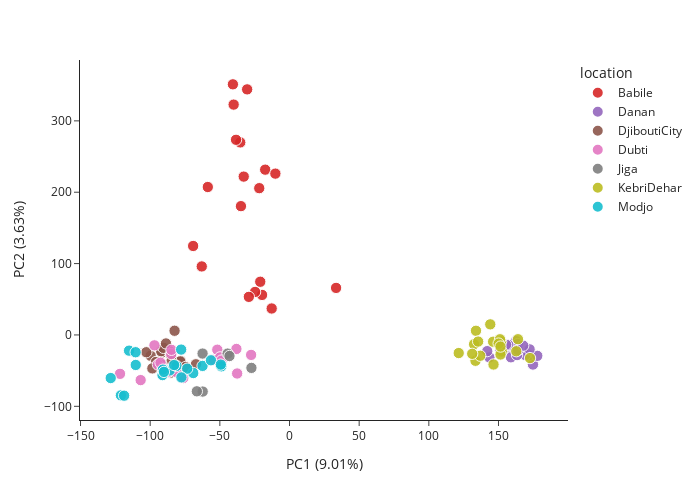

Here is the notebook cell this chart was saved with:
### Code cell
plot_coords(mod_ethio, 'PC1', 'PC2', 
            colour = 'location', 
            palette = pop_code_cols,
            labs = {'PC1' : f'PC1 ({var_sub_chr3[0]*100:.2f}%)',
                    'PC2' : f'PC2 ({var_sub_chr3[1]*100:.2f}%)',
                    'country' : 'Country',
                    'analysis_pop' : 'Population'},)

### Figure 1 — Plotly figure (JSON) as saved in the notebook; plotly's stock layout.template omitted (floating-point values rounded to 4 significant figures)
{"data": [{"customdata": [["Babi_I_01", "Babile", "Ethiopia"], ["Babi_I_02", "Babile", "Ethiopia"], ["Babi_I_03", "Babile", "Ethiopia"], ["Babi_I_04", "Babile", "Ethiopia"], ["Babi_I_05", "Babile", "Ethiopia"], ["Babi_I_06", "Babile", "Ethiopia"], ["Babi_I_07", "Babile", "Ethiopia"], ["Babi_I_08", "Babile", "Ethiopia"], ["Babi_I_09", "Babile", "Ethiopia"], ["Babi_I_10", "Babile", "Ethiopia"], ["Babi_I_11", "Babile", "Ethiopia"], ["Babi_I_12", "Babile", "Ethiopia"], ["Babi_I_13", "Babile", "Ethiopia"], ["Babi_I_14", "Babile", "Ethiopia"], ["Babi_I_15", "Babile", "Ethiopia"], ["Babi_I_16", "Babile", "Ethiopia"], ["Babi_I_17", "Babile", "Ethiopia"], ["Babi_I_18", "Babile", "Ethiopia"], ["Babi_I_19", "Babile", "Ethiopia"]], "hovertemplate": "<b>%{hovertext}</b><br><br>location=%{customdata[1]}<br>PC1 (9.01%)=%{x}<br>PC2 (3.63%)=%{y}<br>size=%{marker.size}<br>sample_id=%{customdata[0]}<br>Country=%{customdata[2]}<extra></extra>", "hovertext": ["Babi_I_01", "Babi_I_02", "Babi_I_03", "Babi_I_04", "Babi_I_05", "Babi_I_06", "Babi_I_07", "Babi_I_08", "Babi_I_09", "Babi_I_10", "Babi_I_11", "Babi_I_12", "Babi_I_13", "Babi_I_14", "Babi_I_15", "Babi_I_16", "Babi_I_17", "Babi_I_18", "Babi_I_19"], "legendgroup": "Babile", "marker": {"color": "#D62728", "opacity": 0.9, "size": [1, 1, 1, 1, 1, 1, 1, 1, 1, 1, 1, 1, 1, 1, 1, 1, 1, 1, 1], "sizemode": "area", "sizeref": 0.01562, "symbol": "circle"}, "mode": "markers", "name": "Babile", "orientation": "v", "showlegend": true, "type": "scatter", "x": [-19.69, -30.41, -12.79, -34.85, -21.72, -40.09, -32.86, -24.69, -35.35, -38.38, -40.62, 33.43, -17.45, -58.64, -62.98, -29.18, -69.18, -21.0, -10.15], "xaxis": "x", "y": [56.09, 344.1, 37.08, 180.5, 205.7, 322.8, 221.9, 60.28, 269.8, 273.5, 351.2, 65.92, 231.6, 207.3, 96.01, 53.37, 124.7, 74.53, 226.1], "yaxis": "y"}, {"customdata": [["Dana_I_04", "Danan", "Ethiopia"], ["Dana_I_12", "Danan", "Ethiopia"], ["Dana_I_13", "Danan", "Ethiopia"], ["Dana_I_14", "Danan", "Ethiopia"], ["Dana_I_16", "Danan", "Ethiopia"], ["Dana_I_17", "Danan", "Ethiopia"], ["Dana_I_18", "Danan", "Ethiopia"], ["Dana_I_19", "Danan", "Ethiopia"], ["Dana_I_20", "Danan", "Ethiopia"], ["Dana_I_21", "Danan", "Ethiopia"], ["Dana_I_22", "Danan", "Ethiopia"], ["Dana_I_23", "Danan", "Ethiopia"], ["Dana_I_24", "Danan", "Ethiopia"], ["Dana_I_25", "Danan", "Ethiopia"], ["Dana_I_26", "Danan", "Ethiopia"], ["Dana_I_27", "Danan", "Ethiopia"], ["Dana_I_28", "Danan", "Ethiopia"], ["Dana_I_29", "Danan", "Ethiopia"], ["Dana_I_30", "Danan", "Ethiopia"]], "hovertemplate": "<b>%{hovertext}</b><br><br>location=%{customdata[1]}<br>PC1 (9.01%)=%{x}<br>PC2 (3.63%)=%{y}<br>size=%{marker.size}<br>sample_id=%{customdata[0]}<br>Country=%{customdata[2]}<extra></extra>", "hovertext": ["Dana_I_04", "Dana_I_12", "Dana_I_13", "Dana_I_14", "Dana_I_16", "Dana_I_17", "Dana_I_18", "Dana_I_19", "Dana_I_20", "Dana_I_21", "Dana_I_22", "Dana_I_23", "Dana_I_24", "Dana_I_25", "Dana_I_26", "Dana_I_27", "Dana_I_28", "Dana_I_29", "Dana_I_30"], "legendgroup": "Danan", "marker": {"color": "#9467BD", "opacity": 0.9, "size": [1, 1, 1, 1, 1, 1, 1, 1, 1, 1, 1, 1, 1, 1, 1, 1, 1, 1, 1], "sizemode": "area", "sizeref": 0.01562, "symbol": "circle"}, "mode": "markers", "name": "Danan", "orientation": "v", "showlegend": true, "type": "scatter", "x": [151.4, 162.6, 174.7, 171.9, 153.5, 156.5, 153.6, 177.8, 158.9, 163.8, 143.5, 157.0, 169.2, 163.3, 141.9, 172.3, 164.1, 167.8, 155.5], "xaxis": "x", "y": [-21.37, -8.609, -41.48, -28.4, -14.57, -19.17, -22.22, -29.27, -31.31, -12.79, -31.38, -13.89, -28.15, -28.2, -22.67, -20.16, -21.34, -15.02, -13.72], "yaxis": "y"}, {"customdata": [["Djib_F_01", "DjiboutiCity", "Djibouti"], ["Djib_F_03", "DjiboutiCity", "Djibouti"], ["Djib_F_04", "DjiboutiCity", "Djibouti"], ["Djib_F_05", "DjiboutiCity", "Djibouti"], ["Djib_F_06", "DjiboutiCity", "Djibouti"], ["Djib_F_07", "DjiboutiCity", "Djibouti"], ["Djib_F_08", "DjiboutiCity", "Djibouti"], ["Djib_F_10", "DjiboutiCity", "Djibouti"], ["Djib_F_11", "DjiboutiCity", "Djibouti"], ["Djib_F_12", "DjiboutiCity", "Djibouti"], ["Djib_F_13", "DjiboutiCity", "Djibouti"], ["Djib_F_15", "DjiboutiCity", "Djibouti"], ["Djib_F_16", "DjiboutiCity", "Djibouti"], ["Djib_F_17", "DjiboutiCity", "Djibouti"], ["Djib_F_19", "DjiboutiCity", "Djibouti"], ["Djib_F_21", "DjiboutiCity", "Djibouti"], ["Djib_F_22", "DjiboutiCity", "Djibouti"], ["Djib_F_24", "DjiboutiCity", "Djibouti"], ["Djib_F_26", "DjiboutiCity", "Djibouti"], ["Djib_F_27", "DjiboutiCity", "Djibouti"], ["Djib_F_28", "DjiboutiCity", "Djibouti"], ["Djib_F_29", "DjiboutiCity", "Djibouti"]], "hovertemplate": "<b>%{hovertext}</b><br><br>location=%{customdata[1]}<br>PC1 (9.01%)=%{x}<br>PC2 (3.63%)=%{y}<br>size=%{marker.size}<br>sample_id=%{customdata[0]}<br>Country=%{customdata[2]}<extra></extra>", "hovertext": ["Djib_F_01", "Djib_F_03", "Djib_F_04", "Djib_F_05", "Djib_F_06", "Djib_F_07", "Djib_F_08", "Djib_F_10", "Djib_F_11", "Djib_F_12", "Djib_F_13", "Djib_F_15", "Djib_F_16", "Djib_F_17", "Djib_F_19", "Djib_F_21", "Djib_F_22", "Djib_F_24", "Djib_F_26", "Djib_F_27", "Djib_F_28", "Djib_F_29"], "legendgroup": "DjiboutiCity", "marker": {"color": "#8C564B", "opacity": 0.9, "size": [1, 1, 1, 1, 1, 1, 1, 1, 1, 1, 1, 1, 1, 1, 1, 1, 1, 1, 1, 1, 1, 1], "sizemode": "area", "sizeref": 0.01562, "symbol": "circle"}, "mode": "markers", "name": "DjiboutiCity", "orientation": "v", "showlegend": true, "type": "scatter", "x": [-91.82, -92.15, -88.36, -80.83, -99.67, -78.22, -95.82, -67.17, -102.8, -85.98, -90.46, -88.66, -88.49, -98.44, -85.29, -78.37, -74.61, -82.5, -85.65, -84.99, -84.67, -91.66], "xaxis": "x", "y": [-24.91, -22.78, -51.96, -37.76, -29.07, -36.26, -37.86, -41.08, -24.21, -22.91, -18.12, -11.89, -48.95, -46.86, -52.8, -37.07, -44.94, 5.874, -49.71, -28.73, -36.84, -42.12], "yaxis": "y"}, {"customdata": [["Dubt_I_02", "Dubti", "Ethiopia"], ["Dubt_I_03", "Dubti", "Ethiopia"], ["Dubt_I_04", "Dubti", "Ethiopia"], ["Dubt_I_05", "Dubti", "Ethiopia"], ["Dubt_I_06", "Dubti", "Ethiopia"], ["Dubt_I_07", "Dubti", "Ethiopia"], ["Dubt_I_10", "Dubti", "Ethiopia"], ["Dubt_I_12", "Dubti", "Ethiopia"], ["Dubt_I_15", "Dubti", "Ethiopia"], ["Dubt_I_16", "Dubti", "Ethiopia"], ["Dubt_I_19", "Dubti", "Ethiopia"], ["Dubt_I_20", "Dubti", "Ethiopia"], ["Dubt_I_22", "Dubti", "Ethiopia"], ["Dubt_I_23", "Dubti", "Ethiopia"], ["Dubt_I_26", "Dubti", "Ethiopia"], ["Dubt_I_27", "Dubti", "Ethiopia"], ["Dubt_I_28", "Dubti", "Ethiopia"], ["Dubt_I_30", "Dubti", "Ethiopia"]], "hovertemplate": "<b>%{hovertext}</b><br><br>location=%{customdata[1]}<br>PC1 (9.01%)=%{x}<br>PC2 (3.63%)=%{y}<br>size=%{marker.size}<br>sample_id=%{customdata[0]}<br>Country=%{customdata[2]}<extra></extra>", "hovertext": ["Dubt_I_02", "Dubt_I_03", "Dubt_I_04", "Dubt_I_05", "Dubt_I_06", "Dubt_I_07", "Dubt_I_10", "Dubt_I_12", "Dubt_I_15", "Dubt_I_16", "Dubt_I_19", "Dubt_I_20", "Dubt_I_22", "Dubt_I_23", "Dubt_I_26", "Dubt_I_27", "Dubt_I_28", "Dubt_I_30"], "legendgroup": "Dubti", "marker": {"color": "#E377C2", "opacity": 0.9, "size": [1, 1, 1, 1, 1, 1, 1, 1, 1, 1, 1, 1, 1, 1, 1, 1, 1, 1], "sizemode": "area", "sizeref": 0.01562, "symbol": "circle"}, "mode": "markers", "name": "Dubti", "orientation": "v", "showlegend": true, "type": "scatter", "x": [-94.45, -27.55, -54.36, -51.83, -37.58, -76.24, -106.8, -49.83, -121.6, -84.87, -96.95, -48.77, -91.02, -87.05, -92.6, -84.74, -81.16, -38.11], "xaxis": "x", "y": [-41.54, -27.97, -34.86, -20.68, -54.0, -60.41, -63.26, -31.43, -54.51, -26.7, -14.57, -35.88, -46.67, -51.89, -38.9, -20.81, -52.03, -19.62], "yaxis": "y"}, {"customdata": [["Jiga_I_01", "Jiga", "Ethiopia"], ["Jiga_I_02", "Jiga", "Ethiopia"], ["Jiga_I_03", "Jiga", "Ethiopia"], ["Jiga_I_04", "Jiga", "Ethiopia"], ["Jiga_I_05", "Jiga", "Ethiopia"], ["Jiga_I_07", "Jiga", "Ethiopia"]], "hovertemplate": "<b>%{hovertext}</b><br><br>location=%{customdata[1]}<br>PC1 (9.01%)=%{x}<br>PC2 (3.63%)=%{y}<br>size=%{marker.size}<br>sample_id=%{customdata[0]}<br>Country=%{customdata[2]}<extra></extra>", "hovertext": ["Jiga_I_01", "Jiga_I_02", "Jiga_I_03", "Jiga_I_04", "Jiga_I_05", "Jiga_I_07"], "legendgroup": "Jiga", "marker": {"color": "#7F7F7F", "opacity": 0.9, "size": [1, 1, 1, 1, 1, 1], "sizemode": "area", "sizeref": 0.01562, "symbol": "circle"}, "mode": "markers", "name": "Jiga", "orientation": "v", "showlegend": true, "type": "scatter", "x": [-62.32, -44.4, -27.33, -43.09, -62.4, -66.5], "xaxis": "x", "y": [-79.31, -26.08, -46.14, -29.51, -26.05, -78.97], "yaxis": "y"}, {"customdata": [["Kebr_I_01", "KebriDehar", "Ethiopia"], ["Kebr_I_02", "KebriDehar", "Ethiopia"], ["Kebr_I_03", "KebriDehar", "Ethiopia"], ["Kebr_I_04", "KebriDehar", "Ethiopia"], ["Kebr_I_06", "KebriDehar", "Ethiopia"], ["Kebr_I_07", "KebriDehar", "Ethiopia"], ["Kebr_I_08", "KebriDehar", "Ethiopia"], ["Kebr_I_09", "KebriDehar", "Ethiopia"], ["Kebr_I_10", "KebriDehar", "Ethiopia"], ["Kebr_I_11", "KebriDehar", "Ethiopia"], ["Kebr_I_12", "KebriDehar", "Ethiopia"], ["Kebr_I_13", "KebriDehar", "Ethiopia"], ["Kebr_I_14", "KebriDehar", "Ethiopia"], ["Kebr_I_15", "KebriDehar", "Ethiopia"], ["Kebr_I_16", "KebriDehar", "Ethiopia"], ["Kebr_I_17", "KebriDehar", "Ethiopia"], ["Kebr_I_18", "KebriDehar", "Ethiopia"], ["Kebr_I_19", "KebriDehar", "Ethiopia"], ["Kebr_I_20", "KebriDehar", "Ethiopia"]], "hovertemplate": "<b>%{hovertext}</b><br><br>location=%{customdata[1]}<br>PC1 (9.01%)=%{x}<br>PC2 (3.63%)=%{y}<br>size=%{marker.size}<br>sample_id=%{customdata[0]}<br>Country=%{customdata[2]}<extra></extra>", "hovertext": ["Kebr_I_01", "Kebr_I_02", "Kebr_I_03", "Kebr_I_04", "Kebr_I_06", "Kebr_I_07", "Kebr_I_08", "Kebr_I_09", "Kebr_I_10", "Kebr_I_11", "Kebr_I_12", "Kebr_I_13", "Kebr_I_14", "Kebr_I_15", "Kebr_I_16", "Kebr_I_17", "Kebr_I_18", "Kebr_I_19", "Kebr_I_20"], "legendgroup": "KebriDehar", "marker": {"color": "#BCBD22", "opacity": 0.9, "size": [1, 1, 1, 1, 1, 1, 1, 1, 1, 1, 1, 1, 1, 1, 1, 1, 1, 1, 1], "sizemode": "area", "sizeref": 0.01562, "symbol": "circle"}, "mode": "markers", "name": "KebriDehar", "orientation": "v", "showlegend": true, "type": "scatter", "x": [133.5, 162.8, 146.1, 132.5, 152.4, 151.9, 121.5, 164.0, 172.6, 151.5, 151.1, 133.8, 144.1, 135.4, 136.9, 146.4, 131.1, 150.1, 151.4], "xaxis": "x", "y": [-36.18, -22.83, -9.493, -12.92, -23.34, -9.14, -25.36, -5.963, -32.39, -27.42, -6.033, 5.842, 14.84, -9.247, -29.13, -41.42, -26.43, -12.06, -16.26], "yaxis": "y"}, {"customdata": [["Modj_A_03", "Modjo", "Ethiopia"], ["Modj_A_07", "Modjo", "Ethiopia"], ["Modj_A_08", "Modjo", "Ethiopia"], ["Modj_A_11", "Modjo", "Ethiopia"], ["Modj_A_16", "Modjo", "Ethiopia"], ["Modj_A_25", "Modjo", "Ethiopia"], ["Modj_A_26", "Modjo", "Ethiopia"], ["Modj_A_28", "Modjo", "Ethiopia"], ["Modj_A_31", "Modjo", "Ethiopia"], ["Modj_I_01", "Modjo", "Ethiopia"], ["Modj_I_02", "Modjo", "Ethiopia"], ["Modj_I_04", "Modjo", "Ethiopia"], ["Modj_I_05", "Modjo", "Ethiopia"], ["Modj_I_07", "Modjo", "Ethiopia"], ["Modj_I_08", "Modjo", "Ethiopia"], ["Modj_I_09", "Modjo", "Ethiopia"], ["Modj_I_10", "Modjo", "Ethiopia"], ["Modj_I_25", "Modjo", "Ethiopia"], ["Modj_I_29", "Modjo", "Ethiopia"], ["Modj_I_31", "Modjo", "Ethiopia"]], "hovertemplate": "<b>%{hovertext}</b><br><br>location=%{customdata[1]}<br>PC1 (9.01%)=%{x}<br>PC2 (3.63%)=%{y}<br>size=%{marker.size}<br>sample_id=%{customdata[0]}<br>Country=%{customdata[2]}<extra></extra>", "hovertext": ["Modj_A_03", "Modj_A_07", "Modj_A_08", "Modj_A_11", "Modj_A_16", "Modj_A_25", "Modj_A_26", "Modj_A_28", "Modj_A_31", "Modj_I_01", "Modj_I_02", "Modj_I_04", "Modj_I_05", "Modj_I_07", "Modj_I_08", "Modj_I_09", "Modj_I_10", "Modj_I_25", "Modj_I_29", "Modj_I_31"], "legendgroup": "Modjo", "marker": {"color": "#17BECF", "opacity": 0.9, "size": [1, 1, 1, 1, 1, 1, 1, 1, 1, 1, 1, 1, 1, 1, 1, 1, 1, 1, 1, 1], "sizemode": "area", "sizeref": 0.01562, "symbol": "circle"}, "mode": "markers", "name": "Modjo", "orientation": "v", "showlegend": true, "type": "scatter", "x": [-62.42, -69.09, -128.3, -115.2, -86.03, -91.17, -81.13, -110.4, -82.82, -90.86, -121.0, -48.94, -73.43, -118.7, -77.78, -56.39, -49.31, -90.11, -77.58, -110.4], "xaxis": "x", "y": [-43.38, -53.39, -60.4, -22.01, -49.74, -56.25, -43.35, -42.05, -42.18, -48.61, -84.6, -43.94, -47.24, -85.09, -20.48, -35.47, -41.53, -51.8, -59.48, -24.2], "yaxis": "y"}], "layout": {"height": 500, "legend": {"itemsizing": "constant", "title": {"text": "location"}, "tracegroupgap": 0}, "margin": {"t": 60}, "width": 700, "xaxis": {"anchor": "y", "domain": [0, 1], "title": {"text": "PC1 (9.01%)"}}, "yaxis": {"anchor": "x", "domain": [0, 1], "title": {"text": "PC2 (3.63%)"}}}}
